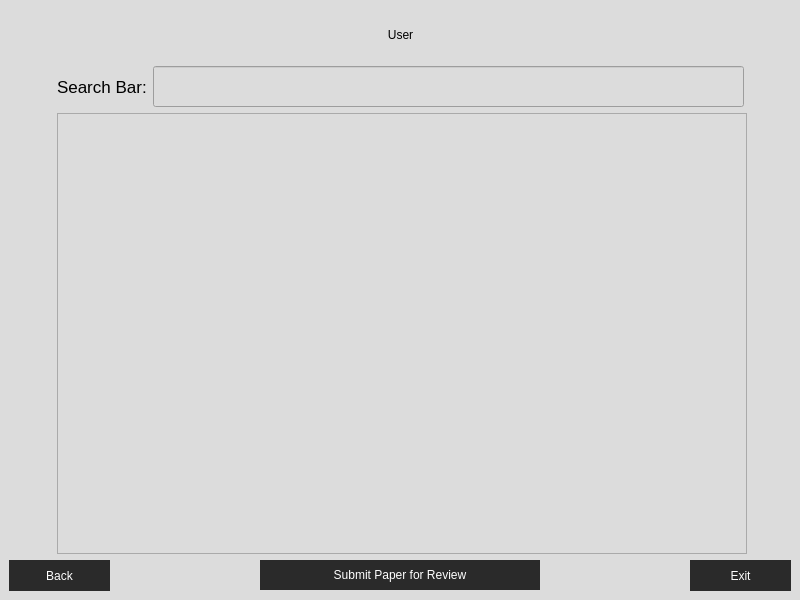
<?xml version="1.0" encoding="UTF-8"?>
<ui version="4.0">
 <class>User_Screen</class>
 <widget class="QMainWindow" name="User_Screen">
  <property name="geometry">
   <rect>
    <x>0</x>
    <y>0</y>
    <width>800</width>
    <height>600</height>
   </rect>
  </property>
  <property name="windowTitle">
   <string>MainWindow</string>
  </property>
  <property name="styleSheet">
   <string notr="true">background-color:rgb(220, 220, 220);</string>
  </property>
  <widget class="QWidget" name="centralwidget">
   <layout class="QVBoxLayout" name="verticalLayout">
    <item>
     <layout class="QHBoxLayout" name="horizontalLayout_4">
      <item>
       <spacer name="horizontalSpacer_6">
        <property name="orientation">
         <enum>Qt::Orientation::Horizontal</enum>
        </property>
        <property name="sizeHint" stdset="0">
         <size>
          <width>328</width>
          <height>20</height>
         </size>
        </property>
       </spacer>
      </item>
      <item>
       <widget class="QPushButton" name="Ttile">
        <property name="minimumSize">
         <size>
          <width>111</width>
          <height>51</height>
         </size>
        </property>
        <property name="styleSheet">
         <string notr="true">QPushButton
{
	color:BLACK;
	background-color:rgb(220, 220, 220);
	border:none;
	font: 700 35pt &quot;Britannic&quot;;
}

QPushButton:hover
{
	color:WHITE;
	background-color:rgb(220, 220, 220);
	border:none;
	font: 700 35pt &quot;Britannic&quot;;
}</string>
        </property>
        <property name="text">
         <string>User</string>
        </property>
       </widget>
      </item>
      <item>
       <spacer name="horizontalSpacer_7">
        <property name="orientation">
         <enum>Qt::Orientation::Horizontal</enum>
        </property>
        <property name="sizeHint" stdset="0">
         <size>
          <width>328</width>
          <height>20</height>
         </size>
        </property>
       </spacer>
      </item>
     </layout>
    </item>
    <item>
     <layout class="QHBoxLayout" name="horizontalLayout_3">
      <item>
       <spacer name="horizontalSpacer_3">
        <property name="orientation">
         <enum>Qt::Orientation::Horizontal</enum>
        </property>
        <property name="sizeHint" stdset="0">
         <size>
          <width>45</width>
          <height>17</height>
         </size>
        </property>
       </spacer>
      </item>
      <item>
       <widget class="QLabel" name="Search_label">
        <property name="minimumSize">
         <size>
          <width>90</width>
          <height>30</height>
         </size>
        </property>
        <property name="styleSheet">
         <string notr="true">Color:BLACK;
Font:17px;</string>
        </property>
        <property name="text">
         <string>Search Bar:</string>
        </property>
       </widget>
      </item>
      <item>
       <widget class="QLineEdit" name="Search_Bar">
        <property name="minimumSize">
         <size>
          <width>591</width>
          <height>41</height>
         </size>
        </property>
        <property name="styleSheet">
         <string notr="true">font:17px;
color:BLACK;</string>
        </property>
       </widget>
      </item>
      <item>
       <spacer name="horizontalSpacer_4">
        <property name="orientation">
         <enum>Qt::Orientation::Horizontal</enum>
        </property>
        <property name="sizeHint" stdset="0">
         <size>
          <width>28</width>
          <height>17</height>
         </size>
        </property>
       </spacer>
      </item>
     </layout>
    </item>
    <item>
     <layout class="QHBoxLayout" name="horizontalLayout_2">
      <item>
       <spacer name="horizontalSpacer">
        <property name="orientation">
         <enum>Qt::Orientation::Horizontal</enum>
        </property>
        <property name="sizeHint" stdset="0">
         <size>
          <width>48</width>
          <height>20</height>
         </size>
        </property>
       </spacer>
      </item>
      <item>
       <widget class="QListWidget" name="listWidget">
        <property name="minimumSize">
         <size>
          <width>690</width>
          <height>400</height>
         </size>
        </property>
        <property name="styleSheet">
         <string notr="true">font:15px;
color:BLACK;</string>
        </property>
       </widget>
      </item>
      <item>
       <spacer name="horizontalSpacer_2">
        <property name="orientation">
         <enum>Qt::Orientation::Horizontal</enum>
        </property>
        <property name="sizeHint" stdset="0">
         <size>
          <width>38</width>
          <height>20</height>
         </size>
        </property>
       </spacer>
      </item>
     </layout>
    </item>
    <item>
     <layout class="QHBoxLayout" name="horizontalLayout">
      <item>
       <widget class="QPushButton" name="Back_Button">
        <property name="minimumSize">
         <size>
          <width>101</width>
          <height>31</height>
         </size>
        </property>
        <property name="styleSheet">
         <string notr="true">QPushButton
{
	color:WHITE;
	background-color:rgb(42, 42, 42);
	border:none;
	font: 700 15pt &quot;Simple Jut Out&quot;;
}

QPushButton:hover
{
	color:WHITE;
	background-color:rgb(55, 55, 55);
	border:none;
	font: 700 15pt &quot;Simple Jut Out&quot;;
}

QPushButton:pressed
{
	color:WHITE;
	background-color:rgb(42, 42, 42);
	border:none;
	font: 700 15pt &quot;Simple Jut Out&quot;;
}</string>
        </property>
        <property name="text">
         <string>Back</string>
        </property>
       </widget>
      </item>
      <item>
       <spacer name="horizontalSpacer_5">
        <property name="orientation">
         <enum>Qt::Orientation::Horizontal</enum>
        </property>
        <property name="sizeHint" stdset="0">
         <size>
          <width>40</width>
          <height>20</height>
         </size>
        </property>
       </spacer>
      </item>
      <item>
       <widget class="QPushButton" name="Review_Button">
        <property name="minimumSize">
         <size>
          <width>280</width>
          <height>30</height>
         </size>
        </property>
        <property name="styleSheet">
         <string notr="true">QPushButton
{
	color:WHITE;
	background-color:rgb(42, 42, 42);
	border:none;
	font: 700 15pt &quot;Simple Jut Out&quot;;
}

QPushButton:hover
{
	color:WHITE;
	background-color:rgb(55, 55, 55);
	border:none;
	font: 700 15pt &quot;Simple Jut Out&quot;;
}

QPushButton:pressed
{
	color:WHITE;
	background-color:rgb(42, 42, 42);
	border:none;
	font: 700 15pt &quot;Simple Jut Out&quot;;
}</string>
        </property>
        <property name="text">
         <string>Submit Paper for Review</string>
        </property>
       </widget>
      </item>
      <item>
       <spacer name="horizontalSpacer_8">
        <property name="orientation">
         <enum>Qt::Orientation::Horizontal</enum>
        </property>
        <property name="sizeHint" stdset="0">
         <size>
          <width>40</width>
          <height>20</height>
         </size>
        </property>
       </spacer>
      </item>
      <item>
       <widget class="QPushButton" name="Exit_Button">
        <property name="minimumSize">
         <size>
          <width>101</width>
          <height>31</height>
         </size>
        </property>
        <property name="styleSheet">
         <string notr="true">QPushButton
{
	color:WHITE;
	background-color:rgb(42, 42, 42);
	border:none;
	font: 700 15pt &quot;Simple Jut Out&quot;;
}

QPushButton:hover
{
	color:WHITE;
	background-color:rgb(55, 55, 55);
	border:none;
	font: 700 15pt &quot;Simple Jut Out&quot;;
}

QPushButton:pressed
{
	color:WHITE;
	background-color:rgb(42, 42, 42);
	border:none;
	font: 700 15pt &quot;Simple Jut Out&quot;;
}</string>
        </property>
        <property name="text">
         <string>Exit</string>
        </property>
       </widget>
      </item>
     </layout>
    </item>
   </layout>
  </widget>
 </widget>
 <resources/>
 <connections/>
</ui>
